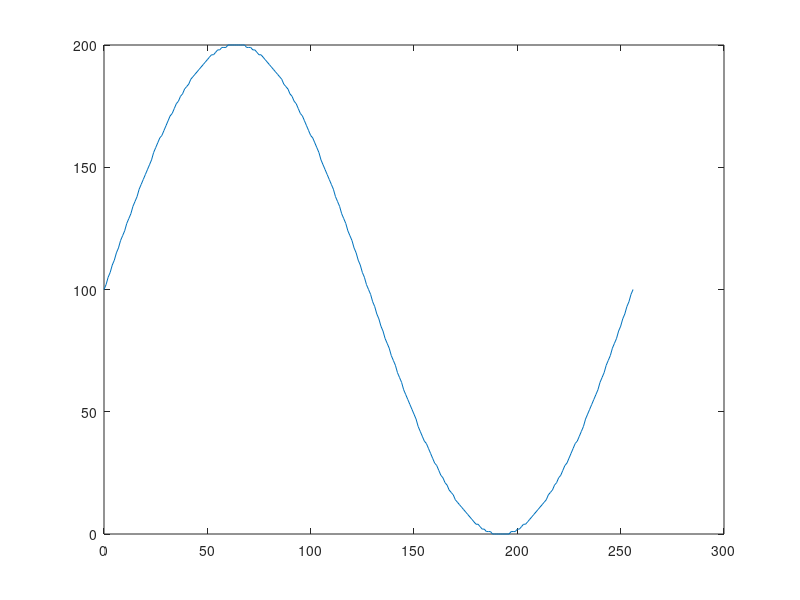

This chart was generated by the following MATLAB code:
clc;
clear;
depth = 256; %存储器的深度
widths = 8; %数据宽度为8位

N = 0 : 256; %把一个周期的正弦信号分为256份
s =sin(2*pi *N/256); %计算0 ~2*pi之间的sin值
s = round((s+1)*100);
plot(N,s);
qqq = fopen('sin.mif','wt'); %使用fopen函数生成sine.mif
fprintf(qqq, 'depth = %d;\n',depth); %使用fprintf打印depth = 256;
fprintf(qqq, 'width = %d;\n',widths); %使用fprintf打印width = 8;
fprintf(qqq, 'address_radix = UNS;\n'); %使用fprintf打印address_radix = UNS; 表示无符号显示数据
fprintf(qqq,'data_radix = UNS;\n'); %使用fprintf打印data_radix = UNS; 表示无符号显示数据
fprintf(qqq,'content begin\n'); %使用fprintf打印content begin

for x = 1 : depth  %产生正弦数据
    fprintf(qqq,'%03d:%d;\n',x-1,s(x)); 
end
%round(2048*sin(2*pi*(x-1)/256)+2048)
fprintf(qqq, 'end;'); %使用fprintf打印end;
fclose(qqq);
